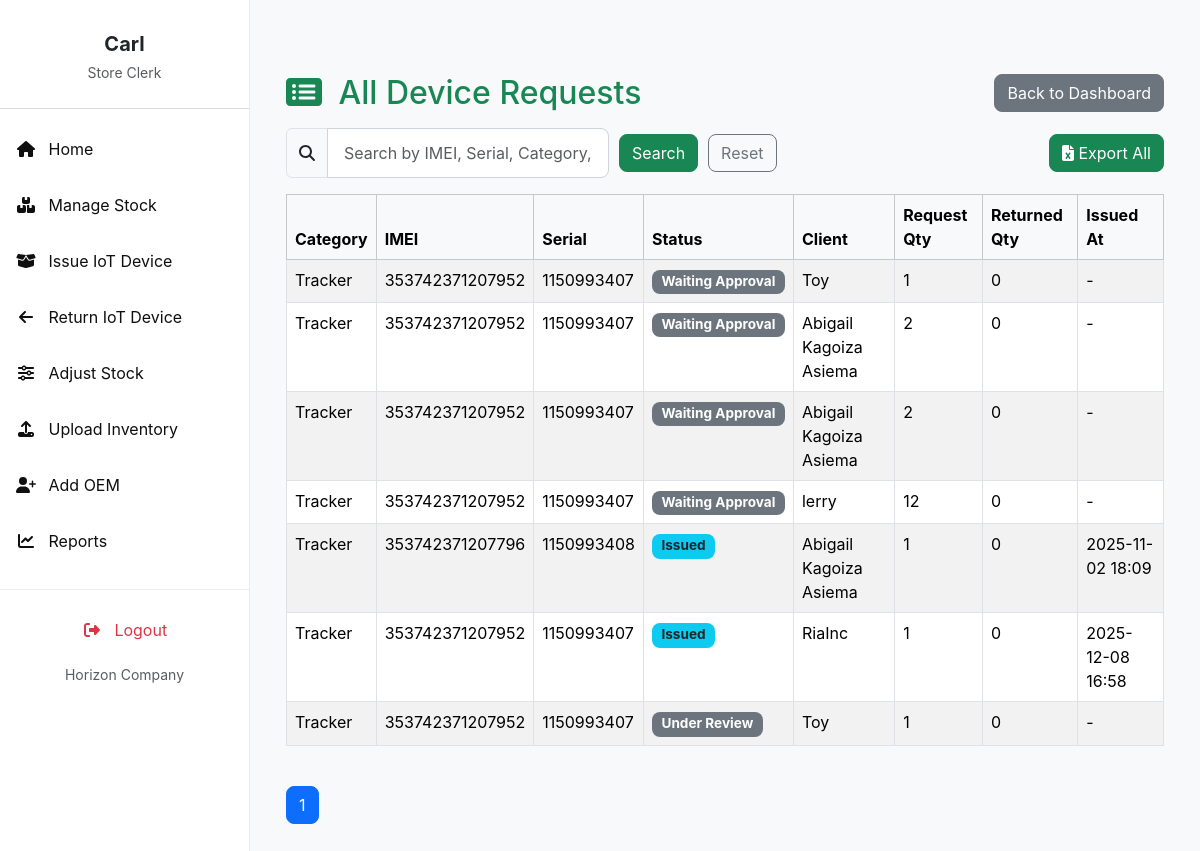
Before: /reports/total-requests/ (signed in) with the older database file.
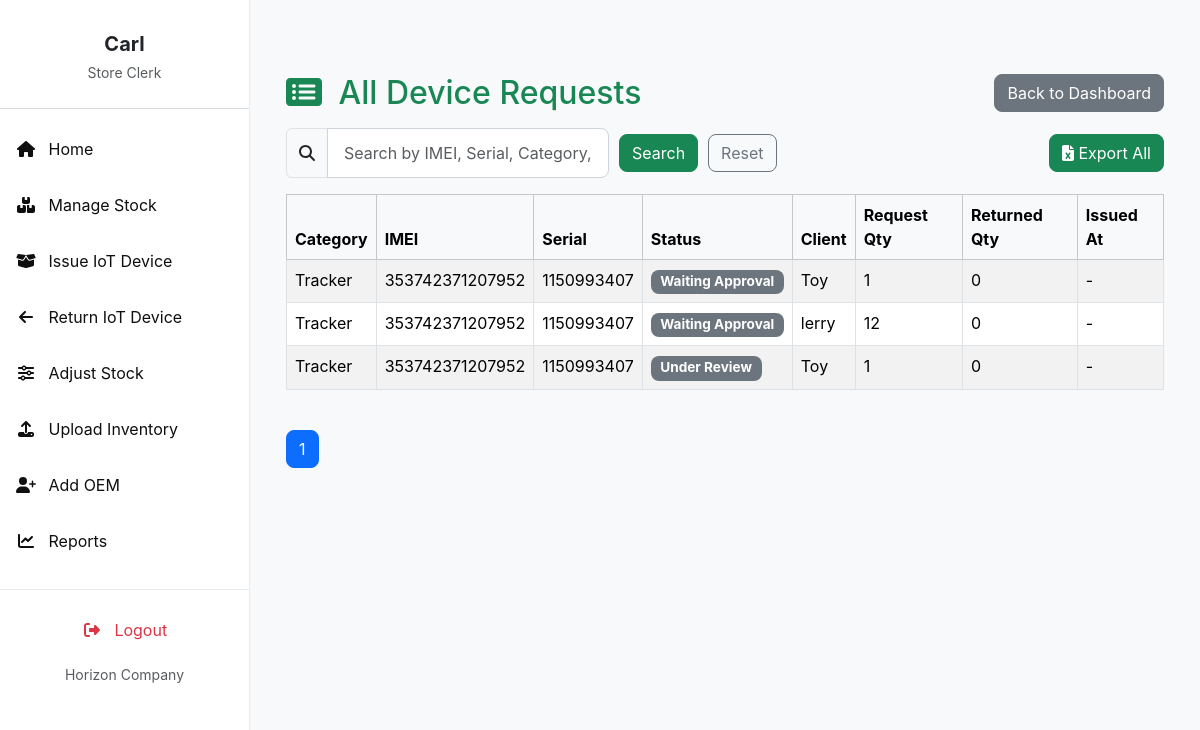
After: the same page with the newer database file.
### invent/models.py (models this page shows, shortened)
class DeviceRequest(models.Model):
    device = models.ForeignKey("Device", on_delete=models.CASCADE, related_name="requests")
    requestor = models.ForeignKey(User, on_delete=models.CASCADE, related_name="device_requests")
    client = models.ForeignKey("Client", on_delete=models.CASCADE,
                               related_name="client_requests", null=True, blank=True)
    branch = models.ForeignKey(Branch, on_delete=models.SET_NULL, null=True, blank=True, related_name="requests")
    country = models.ForeignKey(Country, on_delete=models.SET_NULL, null=True, blank=True)
    imei_no = models.CharField(max_length=50, null=True, blank=True)
    quantity = models.PositiveIntegerField(default=1)
    reason = models.TextField(blank=True, null=True)
    application_date = models.DateField(default=timezone.now)
    payment_proof = models.FileField(upload_to="payment_proofs/", null=True, blank=True)
    STATUS_CHOICES = [
        ('Pending', 'Pending'),
        ('Approved', 'Approved'),
        ('Waiting Approval', 'Waiting Admin Approval'),
        ('Issued', 'Issued'),
        ('Rejected', 'Rejected'),
        ('Cancelled', 'Cancelled'),
        ('Partially Returned', 'Partially Returned'),
        ('Fully Returned', 'Fully Returned'),
    ]
    status = models.CharField(max_length=20, choices=STATUS_CHOICES, default='Pending')
    date_requested = models.DateTimeField(auto_now_add=True)
    date_issued = models.DateTimeField(null=True, blank=True)
    returned_quantity = models.PositiveIntegerField(default=0)
    _original_status = None
    def __init__(self, *args, **kwargs):
        super().__init__(*args, **kwargs)
        self._original_status = self.status

class Device(models.Model):
    STATUS_CHOICES = (
        ('available', 'Available'),
        ('issued', 'Issued'),
        ('returned', 'Returned'),
        ('faulty', 'Faulty'),
    )
    name = models.CharField(max_length=255)
    oem = models.ForeignKey(
        OEM,
        on_delete=models.SET_NULL,
        null=True,
        blank=False,
        related_name='devices'
    )
    product_id = models.CharField(max_length=30, blank=True)
    total_quantity = models.PositiveIntegerField(default=1)
    quantity_issued = models.PositiveIntegerField(default=0)
    imei_no = models.CharField(
        max_length=50, unique=True, null=True, blank=True)
    serial_no = models.CharField(
        max_length=50, unique=True, null=True, blank=True)
    mac_address = models.CharField(
        max_length=50, unique=True, null=True, blank=True)
    category = models.CharField(
        max_length=100, blank=True, help_text="e.g. Laptop or Router")
    manufacturer = models.CharField(max_length=100, blank=True)
    description = models.TextField(blank=True)
    branch = models.ForeignKey(
        Branch, on_delete=models.SET_NULL, null=True, blank=True)
    country = models.ForeignKey(
        Country, on_delete=models.SET_NULL, null=True, blank=True)
    status = models.CharField(
        max_length=20, choices=STATUS_CHOICES, default='available')
    class Meta:
        permissions = [
            ("can_issue_item", "Can issue device to client"),
            ("can_return_item", "Can record device returns"),
        ]

class Client(models.Model):
    name = models.CharField(max_length=255)
    phone_no = models.CharField(max_length=50)
    email = models.EmailField()
    address = models.CharField(max_length=255)

### invent/views.py (the view, shortened to what this page needs)
# urls.py: path('reports/total-requests/', views.total_requests, name='total_requests'),
@login_required
def total_requests(request):
    query = request.GET.get('q', '')
    status_filter = request.GET.get('status', '')
    user = request.user
    if user.is_superuser:
        queryset = DeviceRequest.objects.select_related(
            "device", "client", "requestor").order_by('-date_requested')
    else:
        user_country = getattr(user.profile, "country", None)
        queryset = DeviceRequest.objects.select_related(
            "device", "client", "requestor").filter(branch__country=user_country).order_by('-date_requested')
    if status_filter and status_filter.lower() != 'all':
        queryset = queryset.filter(status=status_filter)
    paginator = Paginator(queryset, 10)
    page_number = request.GET.get('page')
    page_obj = paginator.get_page(page_number)
    context = {
        'page_obj': page_obj,
        'status_filter': status_filter,
    }
    return render(request, 'invent/total_requests.html', context)

### invent/context_processors.py (called while the page is built)
def user_branch(request):
    branch = None
    try:
        if request.user.is_authenticated:
            profile = getattr(request.user, 'profile', None)
            branch = getattr(profile, 'branch', None)
    except Exception:
        branch = None
    return {'user_branch': branch}

### invent/templates/invent/total_requests.html (shortened to what this page needs)
{% extends 'invent/base_store_clerk.html' %}
{% load static %}
{% block content %}
<div class="container mt-4">
<div class="d-flex justify-content-between align-items-center mb-3">
<h2 class="mb-0 text-primary">
<i class="fas fa-list-alt me-2"></i>
{% if status_filter and status_filter.lower != 'all' %}
{{ status_filter }} Items
{% else %}
All Device Requests
{% endif %}
</h2>
<a href="{% url 'store_clerk_dashboard' %}" class="btn btn-secondary">Back to Dashboard</a>
</div>
<div class="d-flex justify-content-between mb-3 align-items-center">
    <form method="get" class="d-flex align-items-center" style="gap: 10px;">
        <div class="input-group">
            <span class="input-group-text"><i class="fas fa-search"></i></span>
            <input type="text" name="q" value="{{ request.GET.q|default:'' }}" class="form-control"
                    placeholder="Search by IMEI, Serial, Category, Client">
        </div>
        <button type="submit" class="btn btn-success">Search</button>
        {% if status_filter and status_filter != 'all' %}
            <a href="{% url 'total_requests' %}?status={{ status_filter }}" class="btn btn-outline-secondary">Reset</a>
        {% else %}
            <a href="{% url 'total_requests' %}" class="btn btn-outline-secondary">Reset</a>
        {% endif %}
    </form>
    <a href="{% url 'export_total_requests' %}?status={{ status_filter|default:'' }}" class="btn btn-success">
        <i class="fas fa-file-excel"></i> Export All
    </a>
</div>
<div class="table-responsive">
    <table class="table table-bordered table-striped">
        <thead class="table-light">
            <tr>
                <th>Category</th>
                <th>IMEI</th>
                <th>Serial</th>
                <th>Status</th>
                <th>Client</th>
                <th>Request Qty</th>
                <th>Returned Qty</th>
                <th>Issued At</th>
            </tr>
        </thead>
        <tbody>
            {% for req in page_obj %}
            <tr>
                <td>{{ req.device.category }}</td>
                <td>{{ req.device.imei_no }}</td>
                <td>{{ req.device.serial_no|default:"-" }}</td>
                <td>
                    {% if req.status == "Issued" %}
                        <span class="badge bg-info text-dark">{{ req.status }}</span>
                    {% elif req.status == "Pending" %}
                        <span class="badge bg-warning text-dark">{{ req.status }}</span>
                    {% elif req.status == "Approved" %}
                        <span class="badge bg-success">{{ req.status }}</span>
                    {% elif req.status == "Rejected" %}
                        <span class="badge bg-danger">{{ req.status }}</span>
                    {% elif req.status == "Returned" %}
                        <span class="badge bg-primary">{{ req.status }}</span>
                    {% else %}
                        <span class="badge bg-secondary">{{ req.status }}</span>
                    {% endif %}
                </td>
                <td>{{ req.client.name|default:"-" }}</td>
                <td>{{ req.quantity }}</td>
                <td>{{ req.returned_quantity }}</td>
                <td>{{ req.date_issued|date:"Y-m-d H:i"|default:"-" }}</td>
            </tr>
            {% empty %}
            <tr>
                <td colspan="8" class="text-center">No device requests found.</td>
            </tr>
            {% endfor %}
        </tbody>
    </table>
</div>
<div class="pagination mt-4 text-center">
    <ul class="list-unstyled d-inline-flex gap-2">
        {% for num in page_obj.paginator.page_range %}
            {% if page_obj.number == num %}
                <li><span class="btn btn-primary">{{ num }}</span></li>
            {% else %}
                <li>
                    <a href="?page={{ num }}{% if request.GET.q %}&q={{ request.GET.q }}{% endif %}{% if status_filter %}&status={{ status_filter }}{% endif %}" class="btn btn-outline-secondary">{{ num }}</a>
                </li>
            {% endif %}
        {% endfor %}
    </ul>
</div>
</div>
{% endblock %}

Changed rows visible on the page:
removed DeviceRequest: device.category "Tracker", device.imei_no "353742371207952", device.serial_no "1150993407", status "Waiting Approval", client.name "Abigail Kagoiza Asiema", quantity "2", returned_quantity "0", date_issued "-"
removed DeviceRequest: device.category "Tracker", device.imei_no "353742371207952", device.serial_no "1150993407", status "Waiting Approval", client.name "Abigail Kagoiza Asiema", quantity "2", returned_quantity "0", date_issued "-"
removed DeviceRequest: device.category "Tracker", device.imei_no "353742371207796", device.serial_no "1150993408", status "Issued", client.name "Abigail Kagoiza Asiema", quantity "1", returned_quantity "0", date_issued "2025-11-02 18:09"
removed DeviceRequest: device.category "Tracker", device.imei_no "353742371207952", device.serial_no "1150993407", status "Issued", client.name "RiaInc", quantity "1", returned_quantity "0", date_issued "2025-12-08 16:58"
